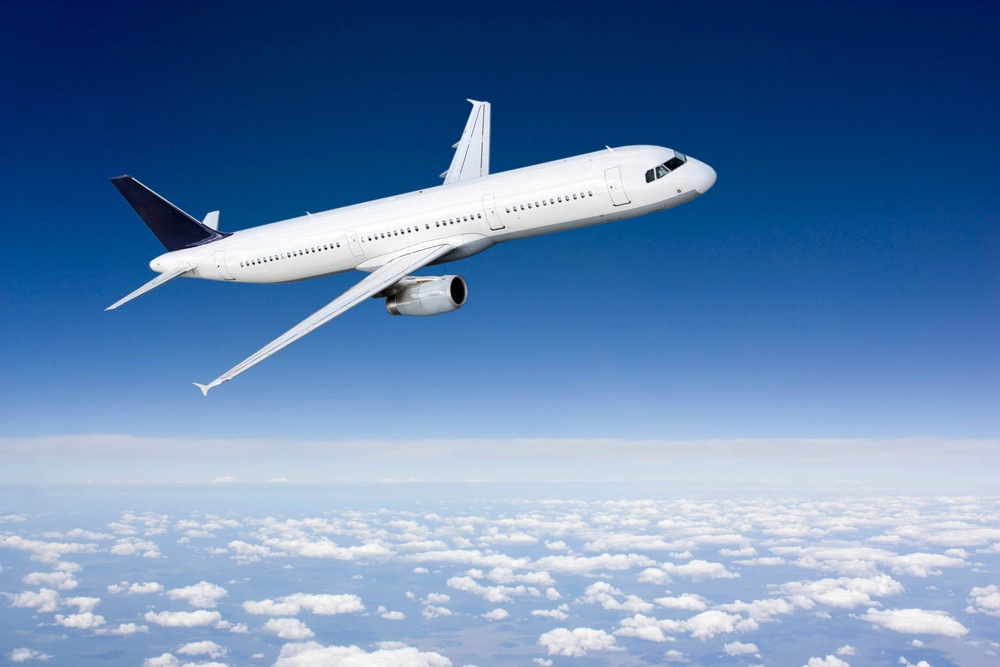
#> input picture image_preprocessing/test_images/airplane_03.jpg, 1000 x 667 px, shrunk from 2121 x 1414 before the run
$ python -i image_preprocessing_library.py   (imports and definitions only)   (older library calls are emulated)
#> lines starting #> are read from the running program, lines starting #| are printed output that depends on the picture
#> further down, picture is the input picture: shape (667, 1000, 3); mean B, G, R 174.6, 132.6, 99.1
import cv2
from pathlib import Path
import matplotlib.pyplot as plt
import os
import numpy as np

# constants, hardcoded values
operations = [
    #color spaces
    "gray",
    "hsv",

    #sharpening
    "sharpen",

    #thresholding
    "threshold_mean",
    "threshold_gaussian",
    "threshold_otsu",

    #smoothing/blurring
    "median_blur",
    "gaussian_blur",
    "bilateral_blur",
    "fastnl_blur",

    #morphpological operations
    "erosion",
    "dilation",
    "opening",
    "closing",
    "gradient",

    #edge detection
    "sobel",
    "laplacian",
    "canny"
]


# ### Color Spaces
def gray_img(img):
    return cv2.cvtColor(img, cv2.COLOR_BGR2GRAY)

def hsv_img(img):
    return cv2.cvtColor(img, cv2.COLOR_BGR2HSV)


# ### Sharpening
# [28 lines left out: functions sharpen_img, threshold_median, threshold_gaussian, threshold_otsu, not called in this run]


# ### Smoothing/Blurring/Denoising
def median_blur(img):
    return cv2.medianBlur(img,5)

def gaussian_blur(img):
    return cv2.GaussianBlur(img,(5,5),0)

def bilateral_blur(img):
    return cv2.bilateralFilter(img,5,75,75)

def fastnl_blur(img):
    return cv2.fastNlMeansDenoisingColored(img, None, 7, 21, 10, 10)


# ### Morphological Transformations
# - normally performed on binary images
# - Erosion - The basic idea of erosion is just like soil erosion only, it erodes away the boundaries of foreground object (Always try to keep foreground in white), It is useful for removing small white noises
# - Dilation - opposite of erosion, normally dilation is performed after erosion when removing noise from an images.
# - Opening - it does just above mentioned thing, i.e perform dilation after erosion.
# - Closing - Closing is reverse of Opening, Dilation followed by Erosion. It is useful in closing small holes inside the foreground objects, or small black points on the object.
# - Morphological Gradient - difference between dilation and erosion of an image
def erode_img(img):
    kernel = np.ones((5,5),np.uint8)
    return cv2.erode(img, kernel,iterations = 1)

def dilate_img(img):
    kernel = np.ones((5,5),np.uint8)
    return cv2.dilate(img,kernel,iterations = 1)

def open_img(img):
    kernel = np.ones((5,5),np.uint8)
    return cv2.morphologyEx(img, cv2.MORPH_OPEN, kernel)

def close_img(img):
    kernel = np.ones((5,5),np.uint8)
    return cv2.morphologyEx(img, cv2.MORPH_CLOSE, kernel)

def gradient_img(img):
    kernel = np.ones((5,5),np.uint8)
    return cv2.morphologyEx(img, cv2.MORPH_GRADIENT, kernel)


# ### Edge Detection
# - gaussian smoothing is already done in sobel operation, so first gaussian smoothing then take derivatives to find gradients
def sobel_edge(img):
    if len(img.shape) > 2:
        img = cv2.cvtColor(img, cv2.COLOR_BGR2GRAY)
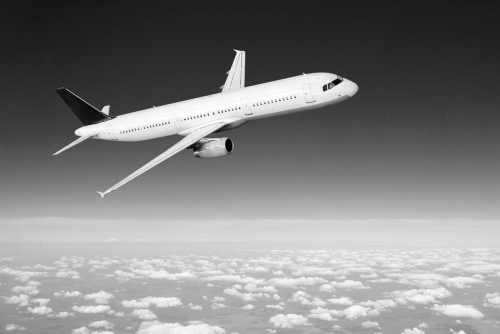
#> img: shape (667, 1000) (shown at 1/2 size); min 0, max 255, mean 127.4
    sobel_x = cv2.Sobel(img,cv2.CV_64F,1,0,ksize=5)
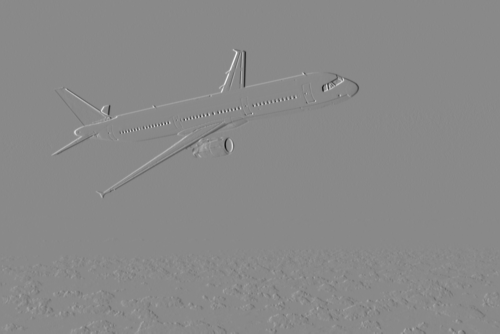
#> sobel_x: shape (667, 1000) float64 (shown at 1/2 size); min -10378, max 8884, mean 1.9; drawn with min black and max white
    sobel_y = cv2.Sobel(img,cv2.CV_64F,0,1,ksize=5)
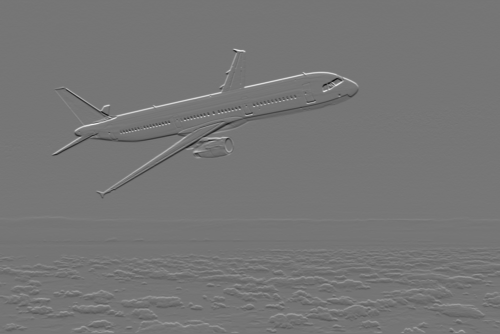
#> sobel_y: shape (667, 1000) float64 (shown at 1/2 size); min -8513, max 9916, mean 29.3; drawn with min black and max white
    sobel_OR = cv2.bitwise_or(sobel_x, sobel_y)
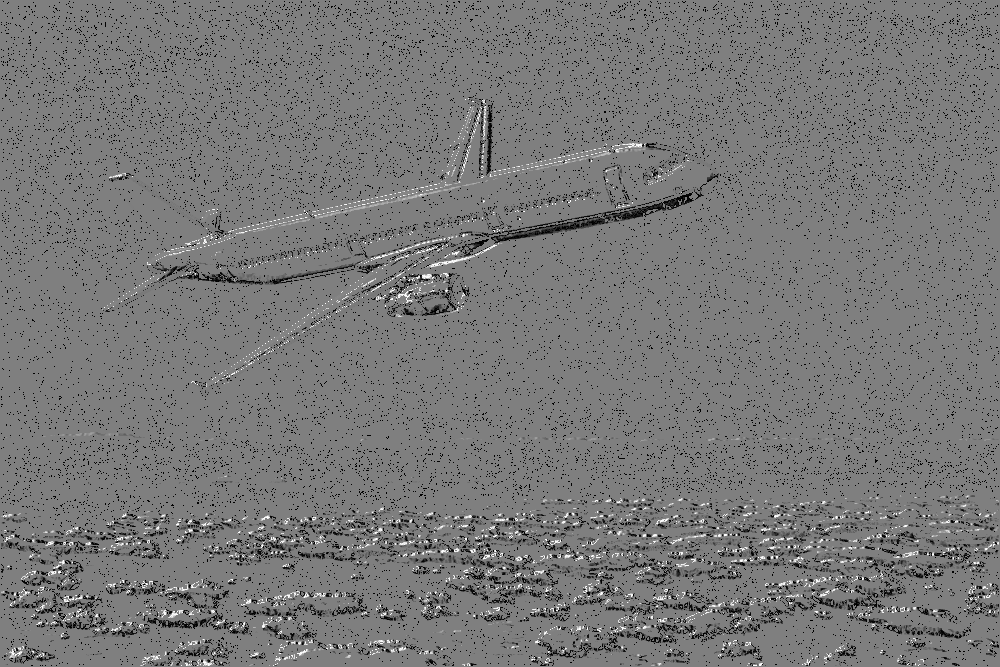
#> sobel_OR: shape (667, 1000) float64; 2.8% of the values are NaN or infinite; the others: min -131056, max 131056, mean -3024; drawn with min black, max white, NaN and infinite black
    return sobel_OR

# [9 lines left out: functions laplacian_edge, canny_edge, not called in this run]

#preprocessing function dictionary
dispatcher = {
    #color spaces
    "gray" : gray_img,
    "hsv" : hsv_img,

    #sharpening
    "sharpen" : sharpen_img,

    #thresholding
    "threshold_mean" : threshold_median,
    "threshold_gaussian" : threshold_gaussian,
    "threshold_otsu" : threshold_otsu,

    #smoothing/blurring
    "median_blur" : median_blur,
    "gaussian_blur" : gaussian_blur,
    "bilateral_blur" : bilateral_blur,
    "fastnl_blur" : fastnl_blur,

    #morphpological operations
    "erosion" : erode_img,
    "dilation" : dilate_img,
    "opening" : open_img,
    "closing" : close_img,
    "gradient" : gradient_img,

    #edge detection
    "sobel" : sobel_edge,
    "laplacian" : laplacian_edge,
    "canny" : canny_edge
}

>>> import cv2
>>> picture = cv2.imread('test_images/airplane_03.jpg')
>>> result = sobel_edge(picture)

$ run again, on image_preprocessing/test_images/apple_29.jpg
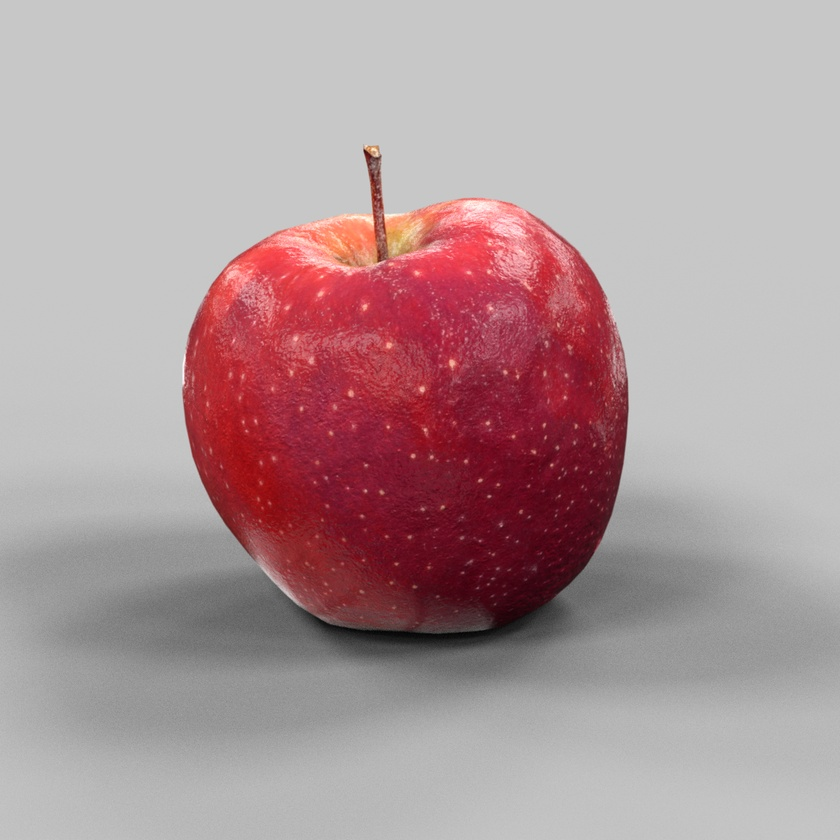
#> input picture image_preprocessing/test_images/apple_29.jpg, 840 x 840 px, shrunk from 1200 x 1200 before the run
#> picture is the input picture: shape (840, 840, 3); mean B, G, R 154.9, 152.3, 175.5
#> in sobel_edge, `img = cv2.cvtColor(img, cv2.COLOR_BGR2GRAY)`:
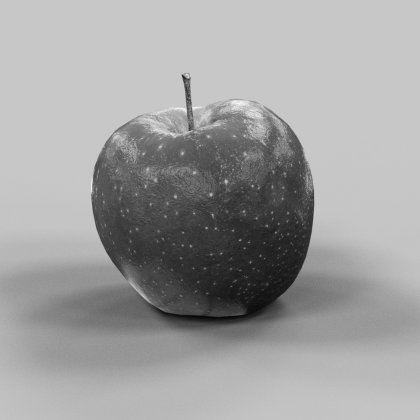
#> img: shape (840, 840) (shown at 1/2 size); min 1, max 249, mean 159.5
#> in sobel_edge, `sobel_OR = cv2.bitwise_or(sobel_x, sobel_y)`:
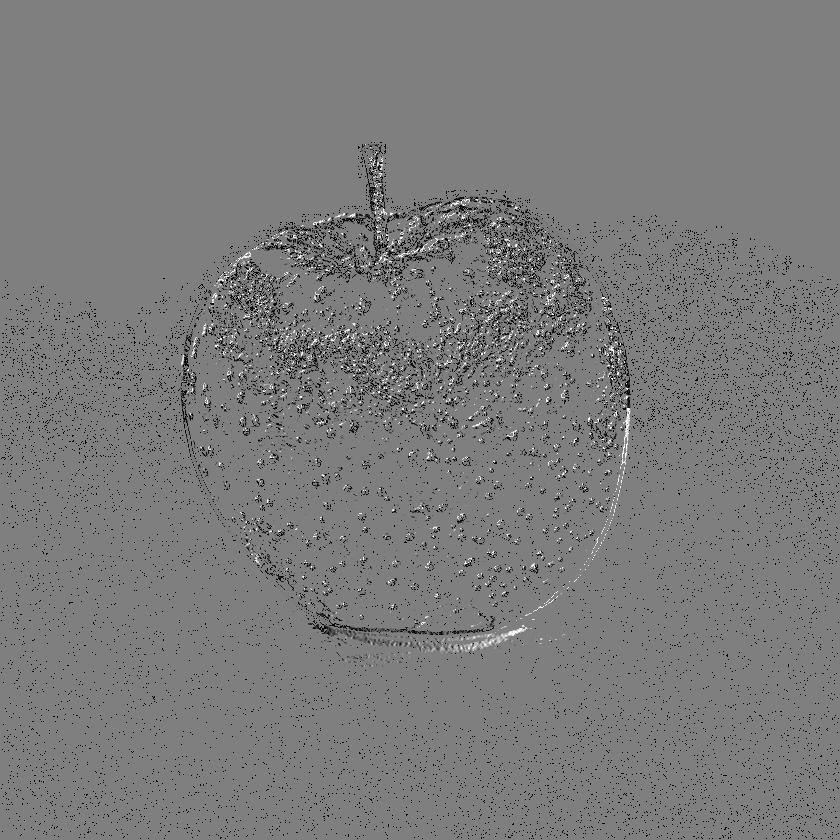
#> sobel_OR: shape (840, 840) float64; 1.65% of the values are NaN or infinite; the others: min -131040, max 131040, mean -2133.1; drawn with min black, max white, NaN and infinite black

$ run again, on image_preprocessing/test_images/banana_31.jpg
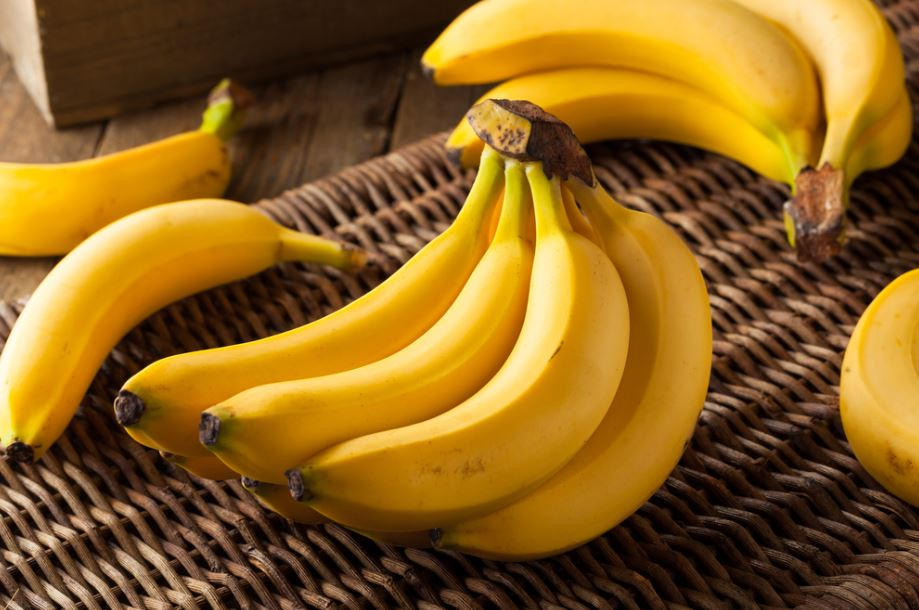
#> input picture image_preprocessing/test_images/banana_31.jpg, 919 x 610 px
#> picture is the input picture: shape (610, 919, 3); mean B, G, R 32, 97.9, 138.6
#> in sobel_edge, `img = cv2.cvtColor(img, cv2.COLOR_BGR2GRAY)`:
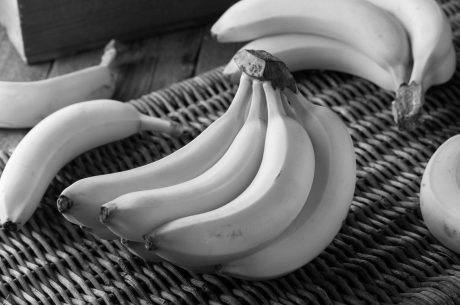
#> img: shape (610, 919) (shown at 1/2 size); min 0, max 253, mean 102.6
#> in sobel_edge, `sobel_OR = cv2.bitwise_or(sobel_x, sobel_y)`:
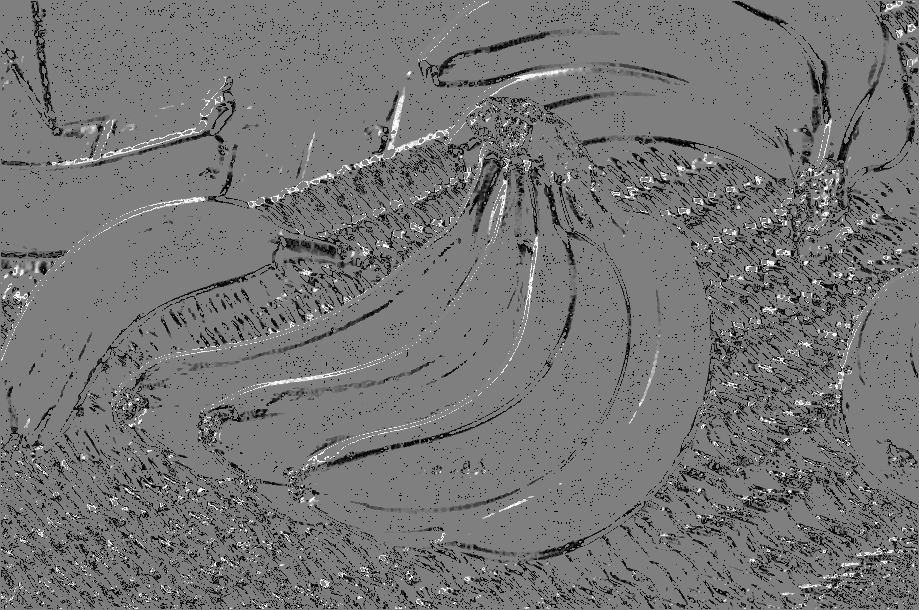
#> sobel_OR: shape (610, 919) float64; 0.82% of the values are NaN or infinite; the others: min -131056, max 131056, mean -9674; drawn with min black, max white, NaN and infinite black
